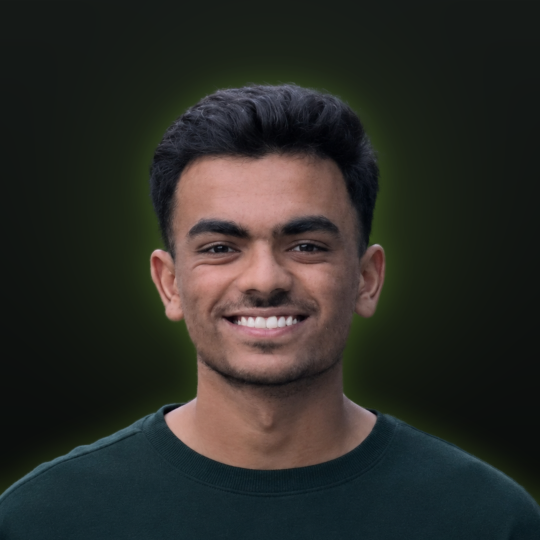
#> input picture src/assets/mann-patel-portrait.png, 1080 x 1080 px (shown at 1/2 size)
$ python make-halftone.py
#> lines starting #> are read from the running program, lines starting #| are printed output that depends on the picture
"""
The hero portrait's halftone print (22 Nov 2026): Mann's portrait drawn as a field of round dots, bigger where the photo
is brighter, the same size as the portrait so the two stack exactly. On Home the print is laid over the photo for a
moment, as a dotted veil, then fades to leave the real photo ("developing"; src/components/home/HeroPortrait.astro).
It is fetched only after the photo has painted, so it never delays the largest paint.

Run after changing the portrait:
    python3 scripts/make-halftone.py
Needs Pillow (pip install pillow). Writes src/assets/mann-patel-halftone.png: warm white dots on the silhouette, which
is covered by a 60% dark veil, so the dots read against the photo while it stays visible underneath.
"""
from pathlib import Path

from PIL import Image, ImageDraw, ImageStat

ROOT = Path(__file__).resolve().parent.parent
SRC = ROOT / 'src/assets/mann-patel-portrait.png'
OUT = ROOT / 'src/assets/mann-patel-halftone.png'

CELL = 8  # px between dot centres in the source (914 px wide: about 114 dots across)
INK = (242, 241, 236)  # --text, the site's warm white
SCALE = 4  # draw large, then reduce, for smooth dot edges

src = Image.open(SRC).convert('RGBA')  # a square photo, no transparency
w, h = src.size
#> w = 1080; h = 1080
grey = src.convert('L')
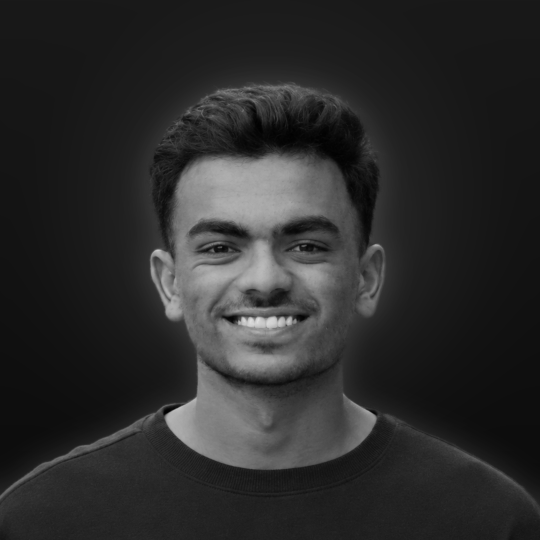
#> grey: PIL image 1080x1080 L (shown at 1/2 size); min 0, max 225, mean 43.1
alpha = src.split()[-1]
#> alpha: PIL image 1080x1080 L; every value is 255

# One sample per cell: how much of it is the figure, and how bright it is.
cells = []
for cy in range(CELL // 2, h, CELL):
    for cx in range(CELL // 2, w, CELL):
        box = (cx - CELL // 2, cy - CELL // 2, cx + CELL // 2, cy + CELL // 2)
        a = ImageStat.Stat(alpha.crop(box)).mean[0] / 255
        if a < 0.35:
            continue
        cells.append((cx, cy, a, ImageStat.Stat(grey.crop(box)).mean[0] / 255))
#> after the loop, cells = 18225 items, first 6: (4, 4, 1, 0.0946), (12, 4, 1, 0.0946), (20, 4, 1, 0.0946), (28, 4, 1, 0.0946), (36, 4, 1, 0.0946), (44, 4, 1, 0.0946)

# Stretch the figure's own brightness range (5th to 97th percentile) so the face reads: the photo is dark overall.
lums = sorted(c[3] for c in cells)
#> lums = 18225 values from 0.0102 to 0.838
lo, hi = lums[int(len(lums) * 0.05)], lums[int(len(lums) * 0.97)]
#> lo = 0.0605; hi = 0.583

# The silhouette is veiled in the page's dark (--bg-2) at 60%: the dots stand out and the photo stays in view under them.
FILL = (18, 18, 17)
VEIL = 0.6
base = Image.new('RGBA', (w, h), FILL + (0,))
base.putalpha(alpha.point(lambda v: int(v * VEIL)))
big = base.resize((w * SCALE, h * SCALE), Image.LANCZOS)
draw = ImageDraw.Draw(big)
for cx, cy, a, lum in cells:
    t = min(1.0, max(0.0, (lum - lo) / (hi - lo)))
    # Small dots in the shadows, full dots in the highlights; never quite touching.
    r = (CELL / 2) * 0.95 * (0.14 + 0.86 * t**0.9) * min(1.0, a)
    if r < 0.5:
        continue
    x, y, rr = cx * SCALE, cy * SCALE, r * SCALE
    draw.ellipse((x - rr, y - rr, x + rr, y + rr), fill=INK + (255,))
#> this loop made 18225 passes
#> (cx, lum, t, r, x, rr) on passes 1 to 3: (4, 0.0946, 0.0652, 0.812, 16, 3.25), (12, 0.0946, 0.0652, 0.812, 48, 3.25), (20, 0.0946, 0.0652, 0.812, 80, 3.25)
big.resize((w, h), Image.LANCZOS).save(OUT, optimize=True)
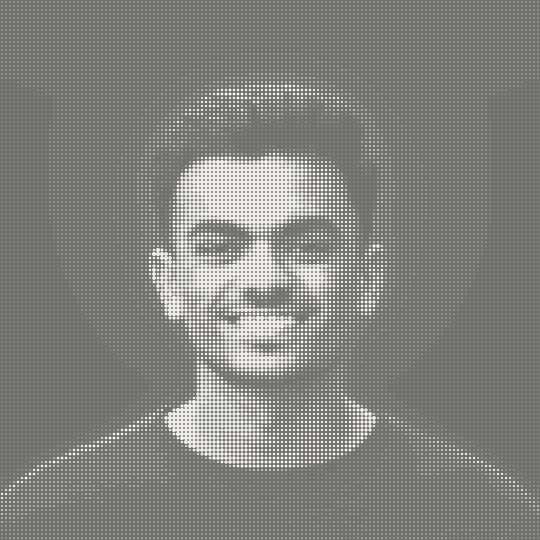
#> saved as mann-patel-halftone.png: PIL image 1080x1080 RGBA (shown at 1/2 size); mean R, G, B, A 49.5, 49.3, 47.3, 166; transparent parts drawn white
print(f'wrote {OUT.relative_to(ROOT)} ({w} x {h})')
#| wrote src/assets/mann-patel-halftone.png (1080 x 1080)

$ run again, with src/assets/mann-patel-cutout.png copied over src/assets/mann-patel-portrait.png
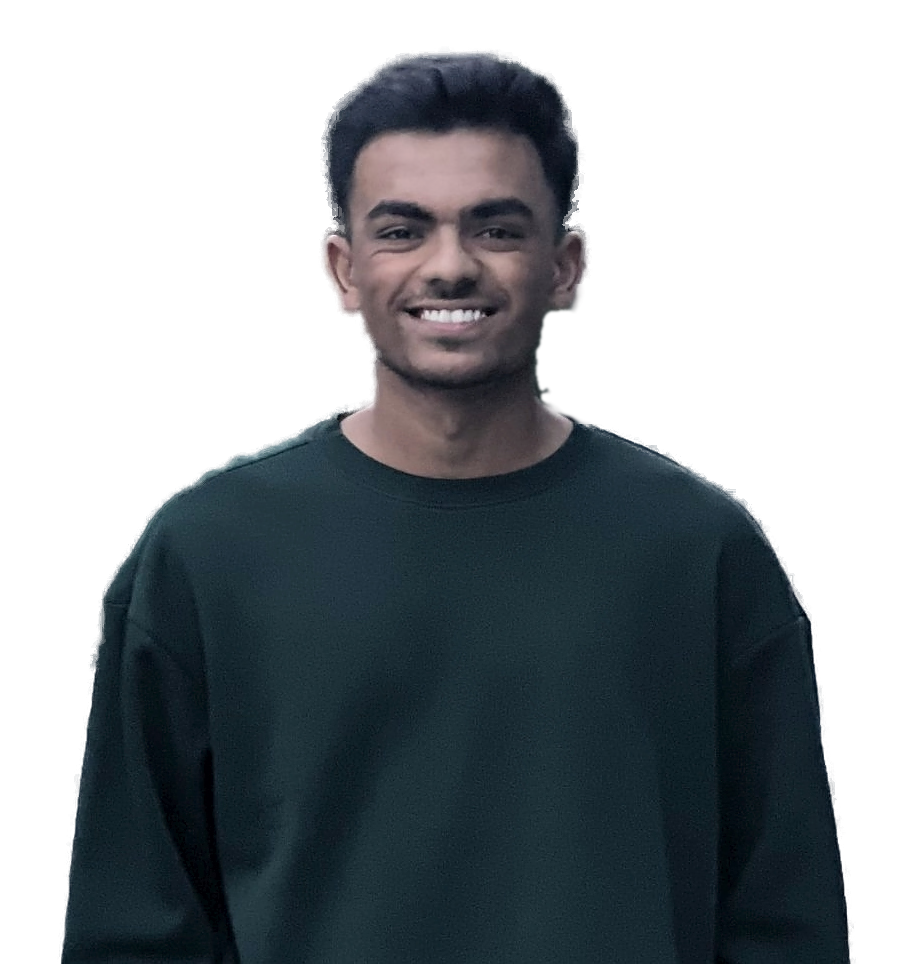
#> input picture src/assets/mann-patel-cutout.png, 914 x 964 px
#> src is the input picture: PIL image 914x964 RGBA; mean R, G, B, A 50.2, 57.5, 65.5, 129.5
#> `alpha = src.split()[-1]`:
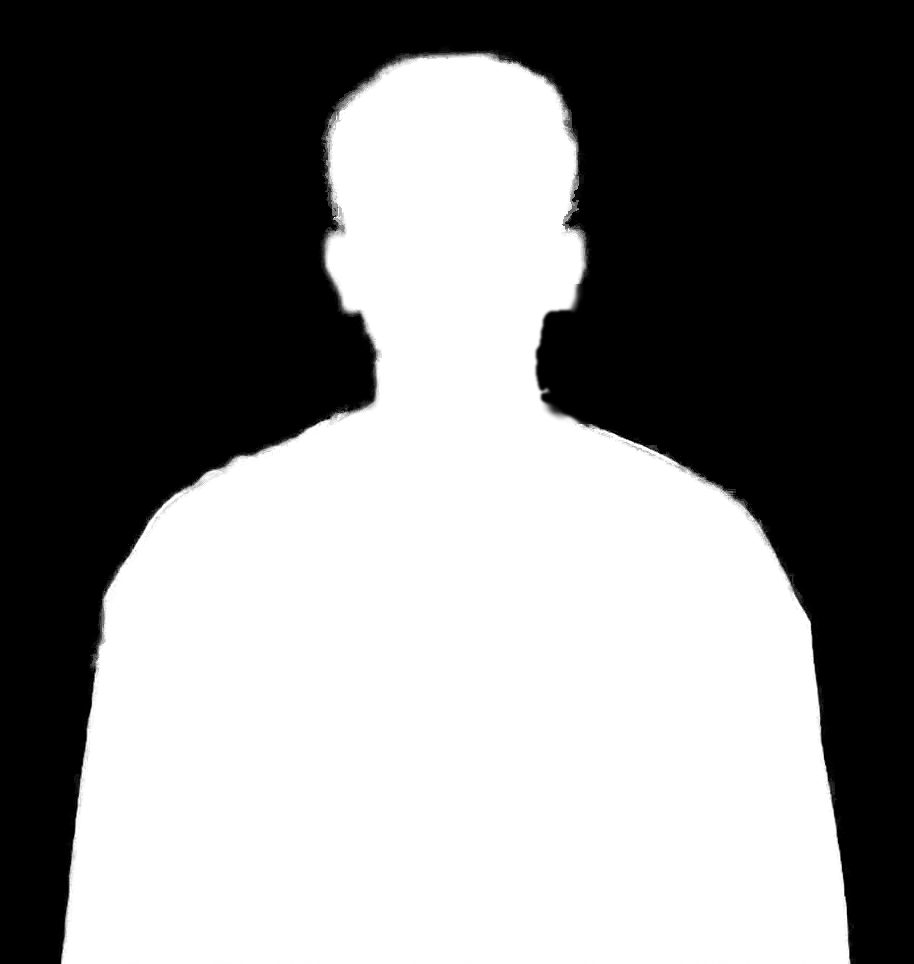
#> alpha: PIL image 914x964 L; min 0, max 255, mean 129.5
#> after the loop `for cy in range(CELL // 2, h, CELL):`: cells = 6981 items, first 6: (404, 60, 0.533, 0.386), (412, 60, 0.698, 0.411), (420, 60, 0.854, 0.413), (428, 60, 0.887, 0.423), (436, 60, 0.916, 0.397), (444, 60, 0.924, 0.367)
#> lums = 6981 values from 0.00619 to 0.839
#> lo = 0.0694; hi = 0.562
#> the loop `for cx, cy, a, lum in cells:` made 6981 passes
#> (cx, cy, a, lum, t, r, x, y) on passes 1 to 3: (404, 60, 0.533, 0.386, 0.643, 1.45, 1616, 240), (412, 60, 0.698, 0.411, 0.694, 2.01, 1648, 240), (420, 60, 0.854, 0.413, 0.696, 2.47, 1680, 240)
#> `big.resize((w, h), Image.LANCZOS).save(OUT, optimize=True)`:
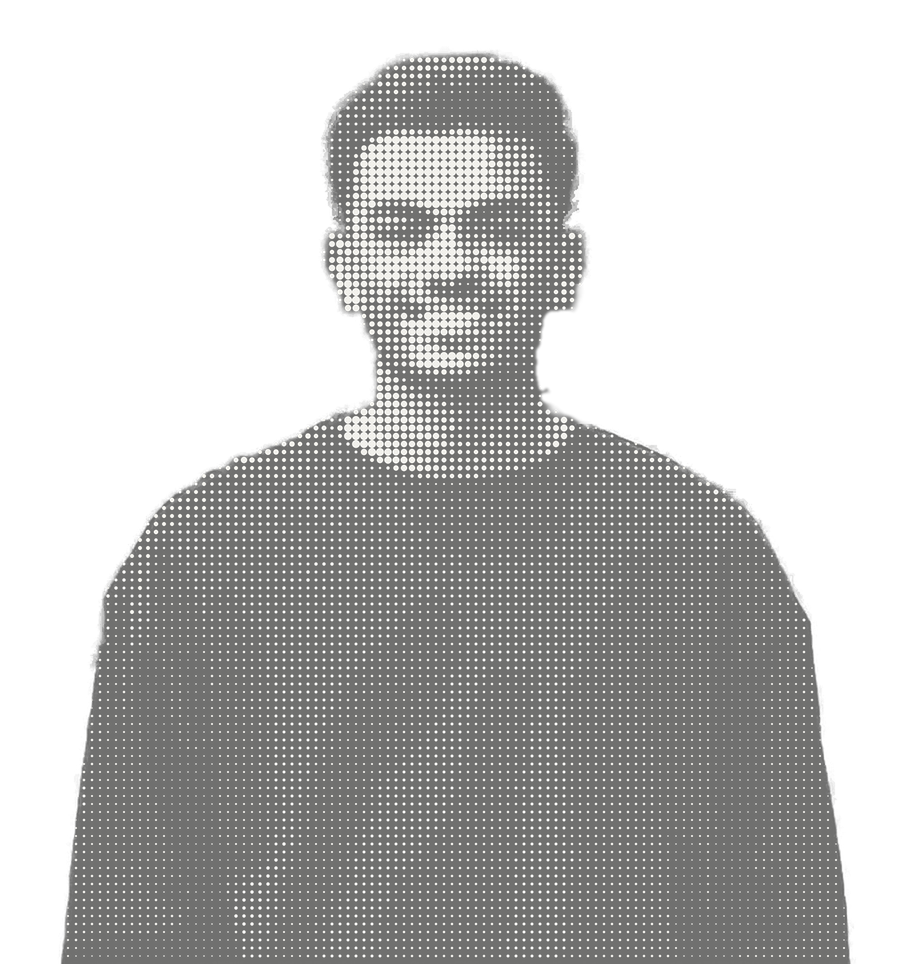
#> saved as mann-patel-halftone.png: PIL image 914x964 RGBA; mean R, G, B, A 25.5, 25.4, 24.4, 84.3; transparent parts drawn white
#| wrote src/assets/mann-patel-halftone.png (914 x 964)

$ run again, with src/assets/mann-patel-hero.jpg saved as src/assets/mann-patel-portrait.png
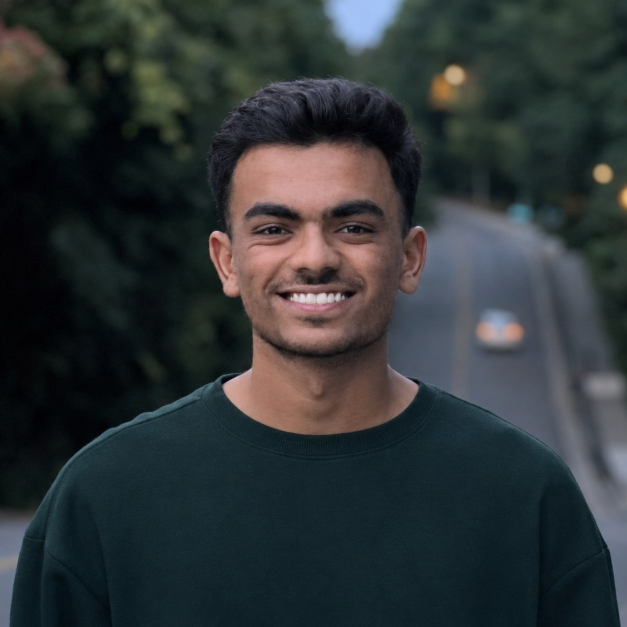
#> input picture src/assets/mann-patel-hero.jpg, 1254 x 1254 px (shown at 1/2 size)
#> `grey = src.convert('L')`:
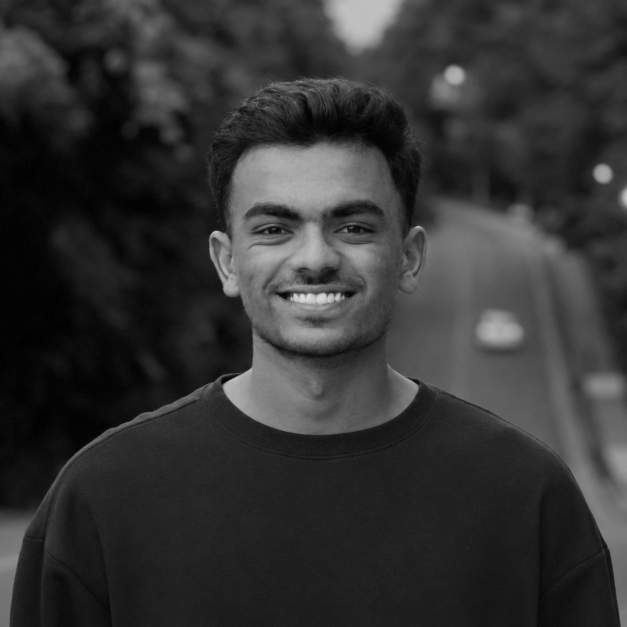
#> grey: PIL image 1254x1254 L (shown at 1/2 size); min 0, max 227, mean 51
#> alpha: PIL image 1254x1254 L; every value is 255
#> after the loop `for cy in range(CELL // 2, h, CELL):`: cells = 24649 items
#> lo = 0.0235; hi = 0.569
#> the loop `for cx, cy, a, lum in cells:` made 24649 passes
#> (cx, lum, t, r, x, rr) on passes 1 to 3: (4, 0.186, 0.299, 1.63, 16, 6.53), (12, 0.192, 0.309, 1.67, 48, 6.67), (20, 0.17, 0.269, 1.54, 80, 6.14)
#> `big.resize((w, h), Image.LANCZOS).save(OUT, optimize=True)`:
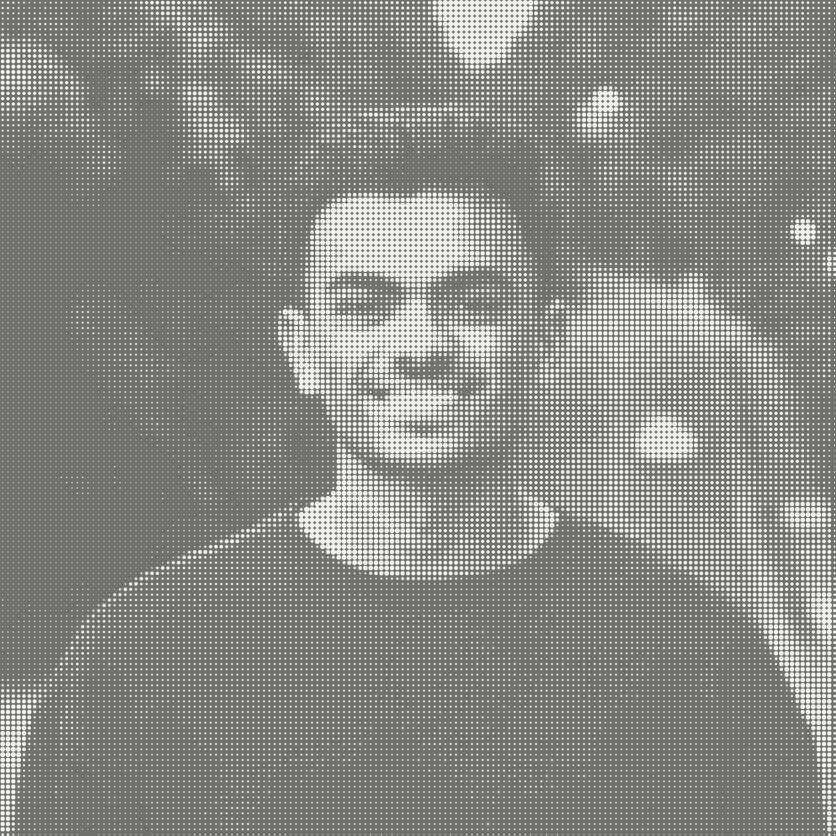
#> big: PIL image 5016x5016 RGBA (shown at 1/6 size); mean R, G, B, A 60.7, 60.5, 57.9, 172.4; transparent parts drawn white
#| wrote src/assets/mann-patel-halftone.png (1254 x 1254)
